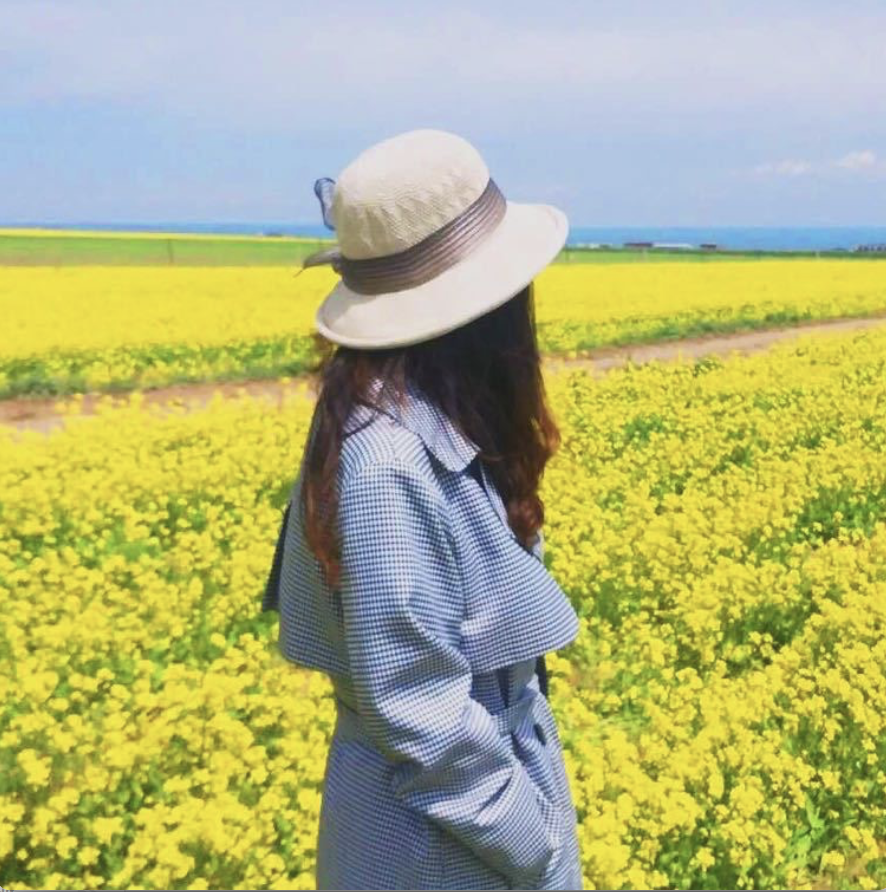
#> input picture cv-homework/sherry.png, 886 x 892 px, found by its file name
$ jupyter execute --allow-errors '01-image argumentation.ipynb'
#> lines starting #> are read from the running program, lines starting #| are printed output that depends on the picture; long printed decimals are rounded
[cell 1]
import cv2
import random
import numpy as np
from matplotlib import pyplot as plt

[cell 2]
img = cv2.imread('/Users/cwj/Desktop/cv-homework/sherry.png')
#> img is the input picture: shape (892, 886, 3); mean B, G, R 125.5, 179.3, 176.3
cv2.imshow("sherry",img)      # 显示图片
cv2.waitKey(0)  # 按任意键关闭显示图片
cv2.destroyAllWindows()
cv2.waitKey(1)
cv2.waitKey(1)
cv2.waitKey(1)
cv2.waitKey(1)

[cell 3]
img.shape
#> Out = (892, 886, 3)

[cell 4]
B, G, R = cv2.split(img)
cv2.imshow('B', B)
cv2.imshow('G', G)
cv2.imshow('R', R)
cv2.waitKey(0)  # 按任意键关闭显示图片
cv2.destroyAllWindows()
cv2.waitKey(1)
cv2.waitKey(1)
cv2.waitKey(1)
cv2.waitKey(1)
#可以看出B灰度图很暗，说明B取值相对RG偏小。事实上，图像以黄色为主，黄色又红绿亮色组成

[cell 5]
# change color 随机改变三个通道数值再重组
def random_light_color(img):
    # brightness
    B, G, R = cv2.split(img)
    color=[B,G,R]
    for j in range(0,3):
        i = color[j]
        rand = random.randint(-50, 50)
        i = i + rand
        i[i > 255] = 255
        i[i < 0] = 0
        color[j] = i
#> this loop made 3 passes
#> pass 2, in random_light_color, `i = i + rand`:
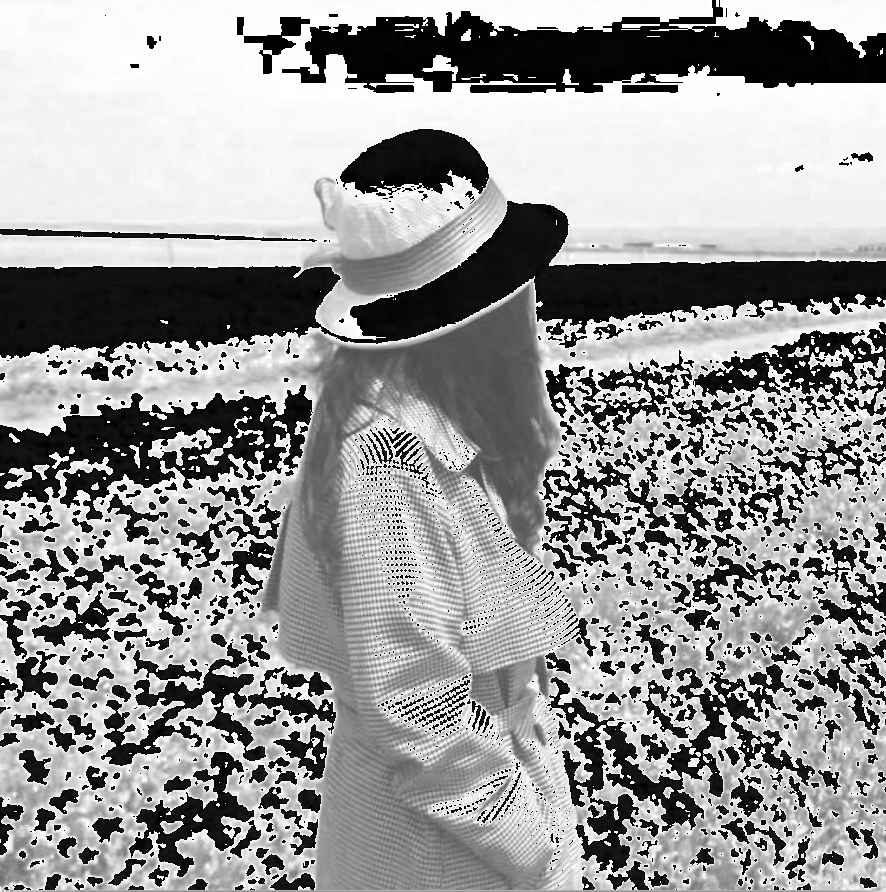
#> i: shape (892, 886); min 0, max 255, mean 151.9
#> after the loop, color = 3 items
    img_merge = cv2.merge(color)
    #img = cv2.cvtColor(final_hsv, cv2.COLOR_HSV2BGR)
    return img_merge
#> (the rest of this cell did not finish here and is left out)

[cell 6]
# gamma correction 改变明暗（对比度？）
def adjust_gamma(image, gamma=1.0):
#> called with gamma = 2
    invGamma = 1.0/gamma
    table = []
    for i in range(256):
        table.append(((i / 255.0) ** invGamma) * 255)
    table = np.array(table).astype("uint8")
    return cv2.LUT(img, table)
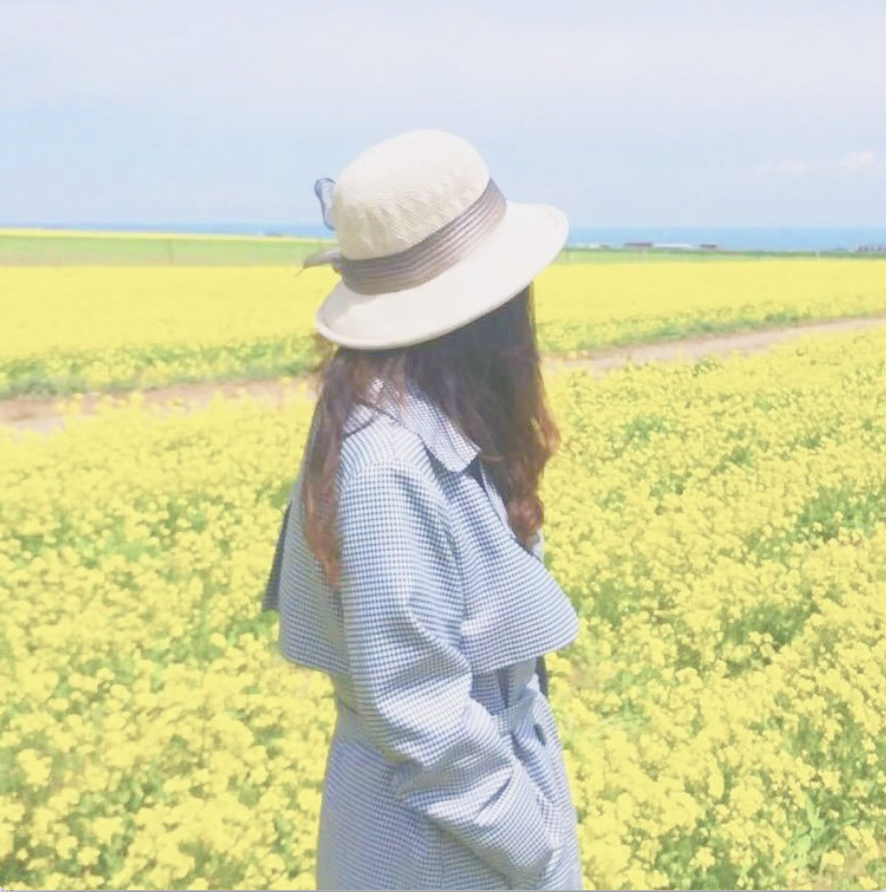
#> returned value: shape (892, 886, 3); mean of channels 0, 1, 2 171.1, 210.8, 208.7; drawn as B, G, R
img_brighter = adjust_gamma(img, 2)
cv2.imshow('img_dark', img)
cv2.imshow('img_brighter', img_brighter)
cv2.waitKey(0)  # 按任意键关闭显示图片
cv2.destroyAllWindows()
cv2.waitKey(1)
cv2.waitKey(1)
cv2.waitKey(1)
cv2.waitKey(1)

[cell 7]
# histogram
img_small_brighter = cv2.resize(img_brighter, (int(img_brighter.shape[0]*0.5), int(img_brighter.shape[1]*0.5)))
plt.hist(img_brighter.flatten(), 256, [0, 256], color = 'r')
img_yuv = cv2.cvtColor(img_small_brighter, cv2.COLOR_BGR2YUV)
#> img_yuv: shape (443, 446, 3); mean of channels 0, 1, 2 205.5, 111, 130.6
# equalize the histogram of the Y channel
img_yuv[:,:,0] = cv2.equalizeHist(img_yuv[:,:,0])   # only for 1 channel
#> img_yuv: shape (443, 446, 3); mean of channels 0, 1, 2 130.3, 111, 130.6
# convert the YUV image back to RGB format
img_output = cv2.cvtColor(img_yuv, cv2.COLOR_YUV2BGR)
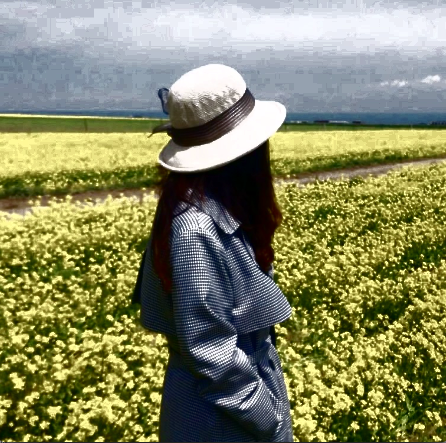
#> img_output: shape (443, 446, 3); mean B, G, R 98.4, 135.5, 133.3
cv2.imshow('Color input image', img_small_brighter)
cv2.imshow('Histogram equalized', img_output)
cv2.waitKey(0)  # 按任意键关闭显示图片
cv2.destroyAllWindows()
cv2.waitKey(1)
cv2.waitKey(1)
cv2.waitKey(1)
cv2.waitKey(1)
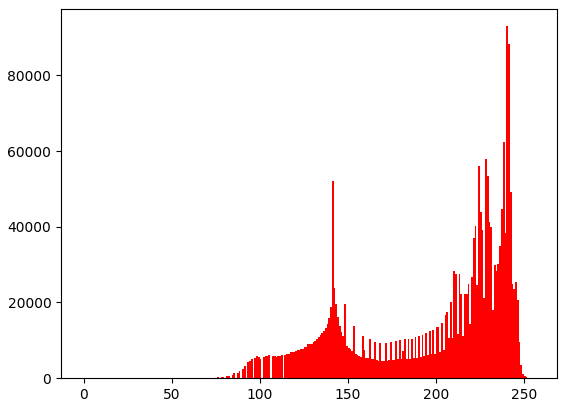
#> figure drawn by matplotlib, 1 panel; tallest bar 92965 high, from x = 240 to 241

[cell 8]
# rotation
M = cv2.getRotationMatrix2D((img.shape[1] / 2, img.shape[0] / 2), 30, 1) # center, angle, scale
img_rotate = cv2.warpAffine(img, M, (img.shape[1], img.shape[0]))
cv2.imshow('sherry_rotated', img_rotate)
key = cv2.waitKey(0)
#> (key Esc is pressed here)
if key == 27:
    cv2.destroyAllWindows()

print(M)
#| [[   0.866     0.5        -163.649]
#|  [  -0.5           0.866   281.253]]

# set M[0][2] = M[1][2] = 0
print(M)
#| [[   0.866     0.5        -163.649]
#|  [  -0.5           0.866   281.253]]
img_rotate2 = cv2.warpAffine(img, M, (img.shape[1], img.shape[0]))
cv2.imshow('sherry_rotated2', img_rotate2)
cv2.waitKey(0)  # 按任意键关闭显示图片
cv2.destroyAllWindows()
cv2.waitKey(1)
cv2.waitKey(1)
cv2.waitKey(1)
cv2.waitKey(1)

[cell 9]
# explain translation

# scale+rotation+translation = similarity transform
M = cv2.getRotationMatrix2D((img.shape[1] / 2, img.shape[0] / 2), 30, 0.5) # center, angle, scale
img_rotate = cv2.warpAffine(img, M, (img.shape[1], img.shape[0]))
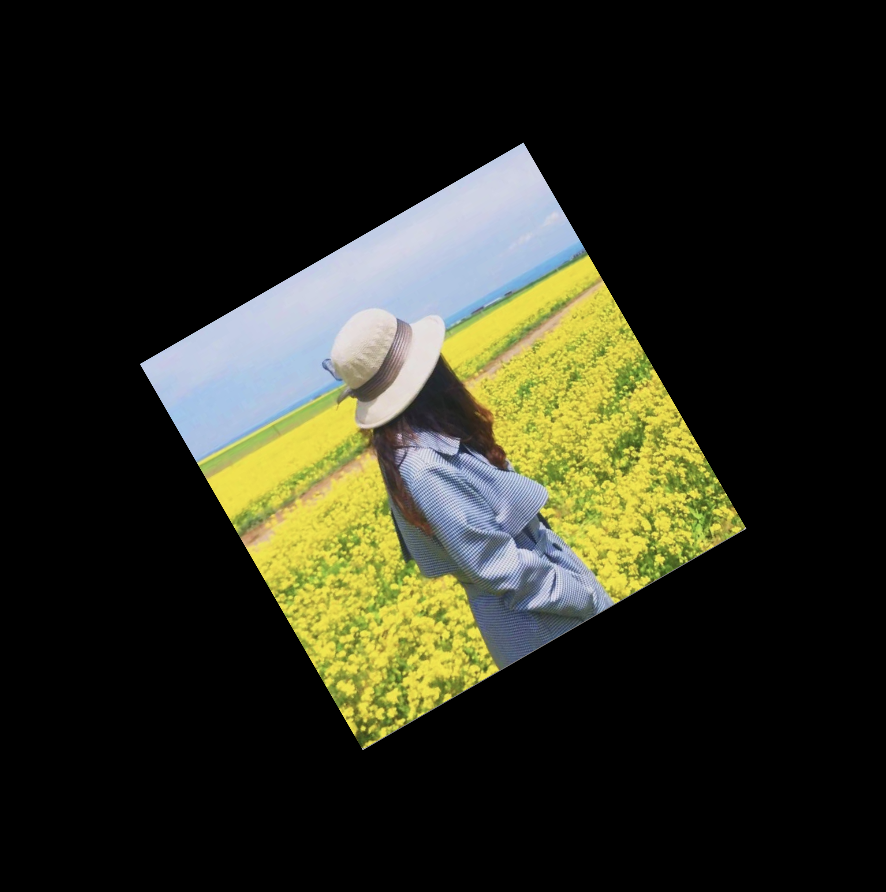
#> img_rotate: shape (892, 886, 3); mean B, G, R 31.4, 44.8, 44.1
cv2.imshow('sherry_rotated', img_rotate)
key = cv2.waitKey(0)
#> (key Esc is pressed here)
if key == 27:
    cv2.destroyAllWindows()

print(M)
#| [[ 4.33012702e-01  2.50000000e-01  1.39675373e+02]
#|  [-2.50000000e-01  4.33012702e-01  3.63626335e+02]]
cv2.waitKey(0)  # 按任意键关闭显示图片
cv2.destroyAllWindows()
cv2.waitKey(1)
cv2.waitKey(1)
cv2.waitKey(1)
cv2.waitKey(1)

[cell 10]
##############################
# Affine Transform
rows, cols, ch = img.shape
#> rows = 892; cols = 886; ch = 3
pts1 = np.float32([[0, 0], [cols - 1, 0], [0, rows - 1]])
#> pts1 = [[0, 0], [885, 0], [0, 891]]
pts2 = np.float32([[cols * 0.2, rows * 0.1], [cols * 0.9, rows * 0.2], [cols * 0.1, rows * 0.9]])

M = cv2.getAffineTransform(pts1, pts2)
dst = cv2.warpAffine(img, M, (cols, rows))
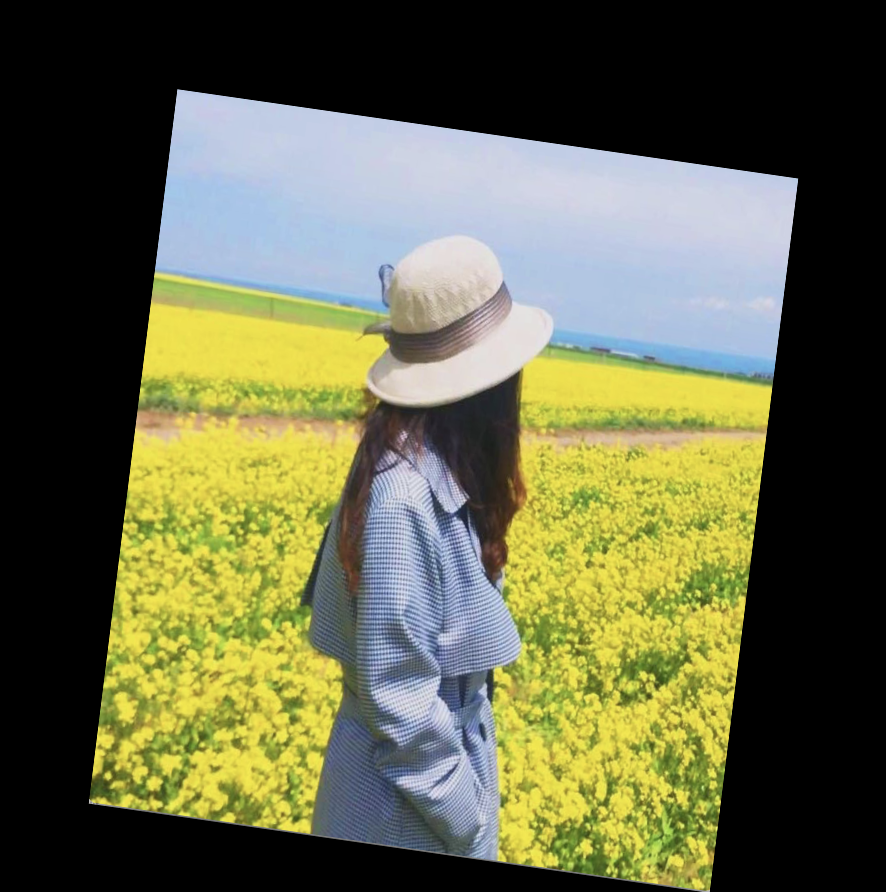
#> dst: shape (892, 886, 3); mean B, G, R 71.7, 102.4, 100.7

cv2.imshow('sherry_affine', dst)
cv2.waitKey(0)  # 按任意键关闭显示图片
cv2.destroyAllWindows()
cv2.waitKey(1)
cv2.waitKey(1)
cv2.waitKey(1)
cv2.waitKey(1)

############################

[cell 11]
# perspective transform
def random_warp(img, row, col):
#> called with row = 892, col = 886
    height, width, channels = img.shape
#> height = 892; width = 886; channels = 3

    # warp:
    random_margin = 60
    x1 = random.randint(-random_margin, random_margin)
    y1 = random.randint(-random_margin, random_margin)
    x2 = random.randint(width - random_margin - 1, width - 1)
    y2 = random.randint(-random_margin, random_margin)
    x3 = random.randint(width - random_margin - 1, width - 1)
    y3 = random.randint(height - random_margin - 1, height - 1)
    x4 = random.randint(-random_margin, random_margin)
    y4 = random.randint(height - random_margin - 1, height - 1)

    dx1 = random.randint(-random_margin, random_margin)
    dy1 = random.randint(-random_margin, random_margin)
    dx2 = random.randint(width - random_margin - 1, width - 1)
    dy2 = random.randint(-random_margin, random_margin)
    dx3 = random.randint(width - random_margin - 1, width - 1)
    dy3 = random.randint(height - random_margin - 1, height - 1)
    dx4 = random.randint(-random_margin, random_margin)
    dy4 = random.randint(height - random_margin - 1, height - 1)

    pts1 = np.float32([[x1, y1], [x2, y2], [x3, y3], [x4, y4]])
    pts2 = np.float32([[dx1, dy1], [dx2, dy2], [dx3, dy3], [dx4, dy4]])
    M_warp = cv2.getPerspectiveTransform(pts1, pts2)
    img_warp = cv2.warpPerspective(img, M_warp, (width, height))
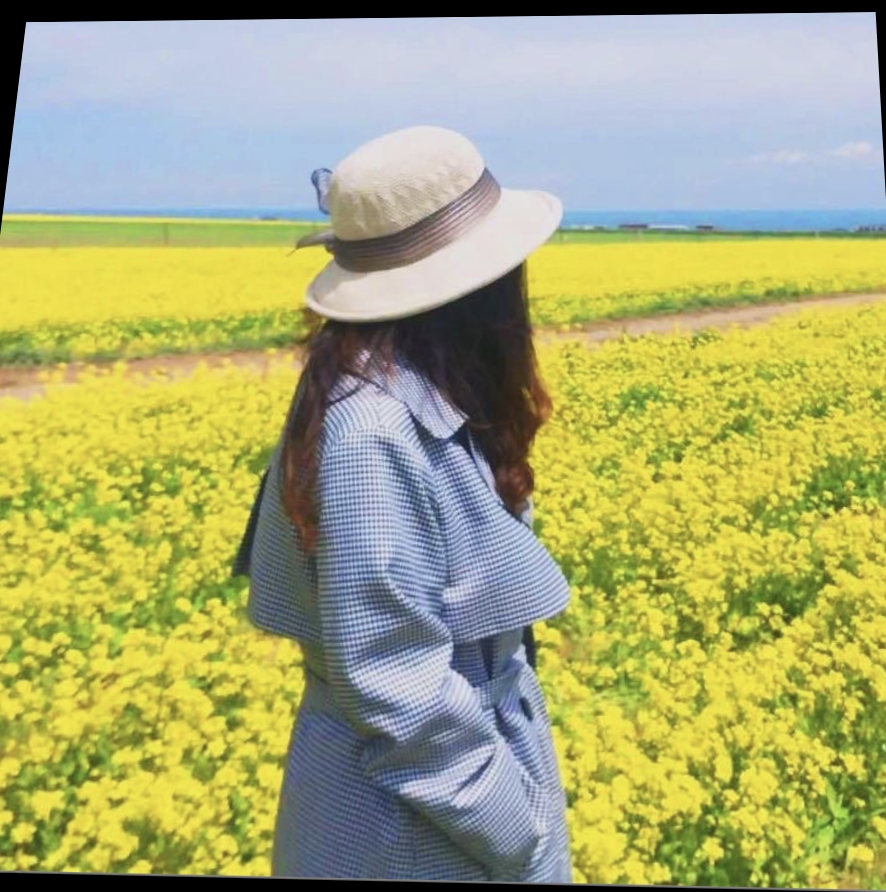
#> img_warp: shape (892, 886, 3); mean B, G, R 117.4, 171, 168.2
    return M_warp, img_warp
M_warp, img_warp = random_warp(img, img.shape[0], img.shape[1])
#> M_warp = [[0.926, -0.103, 26.02], [-0.0118, 0.805, 22.08], [-3.74e-05, -0.000169, 1]]
cv2.imshow('sherry_warp', img_warp)
cv2.waitKey(0)  # 按任意键关闭显示图片
cv2.destroyAllWindows()
cv2.waitKey(1)
cv2.waitKey(1)
cv2.waitKey(1)
cv2.waitKey(1)
